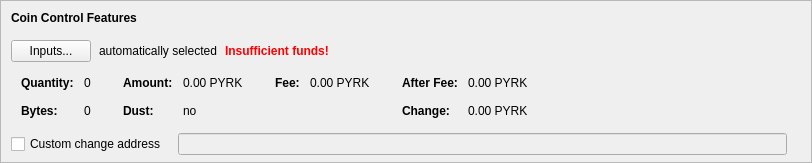
    <widget class="QFrame" name="frameCoinControl">
     <property name="sizePolicy">
      <sizepolicy hsizetype="Expanding" vsizetype="Expanding">
       <horstretch>0</horstretch>
       <verstretch>0</verstretch>
      </sizepolicy>
     </property>
     <property name="maximumSize">
      <size>
       <width>16777215</width>
       <height>16777215</height>
      </size>
     </property>
     <property name="frameShape">
      <enum>QFrame::StyledPanel</enum>
     </property>
     <property name="frameShadow">
      <enum>QFrame::Sunken</enum>
     </property>
     <layout class="QVBoxLayout" name="verticalLayoutCoinControl2">
      <property name="spacing">
       <number>0</number>
      </property>
      <property name="leftMargin">
       <number>0</number>
      </property>
      <property name="topMargin">
       <number>0</number>
      </property>
      <property name="rightMargin">
       <number>0</number>
      </property>
      <property name="bottomMargin">
       <number>6</number>
      </property>
      <item>
       <layout class="QVBoxLayout" name="verticalLayoutCoinControl" stretch="0,0,0,0,1">
        <property name="spacing">
         <number>0</number>
        </property>
        <property name="leftMargin">
         <number>10</number>
        </property>
        <property name="topMargin">
         <number>10</number>
        </property>
        <item>
         <layout class="QHBoxLayout" name="horizontalLayoutCoinControl1">
          <property name="bottomMargin">
           <number>15</number>
          </property>
          <item>
           <widget class="QLabel" name="labelCoinControlFeatures">
            <property name="sizePolicy">
             <sizepolicy hsizetype="Preferred" vsizetype="Maximum">
              <horstretch>0</horstretch>
              <verstretch>0</verstretch>
             </sizepolicy>
            </property>
            <property name="font">
             <font>
              <weight>75</weight>
              <bold>true</bold>
             </font>
            </property>
            <property name="styleSheet">
             <string notr="true">font-weight:bold;</string>
            </property>
            <property name="text">
             <string>Coin Control Features</string>
            </property>
           </widget>
          </item>
         </layout>
        </item>
        <item>
         <layout class="QHBoxLayout" name="horizontalLayoutCoinControl2" stretch="0,0,0,0">
          <property name="spacing">
           <number>8</number>
          </property>
          <property name="bottomMargin">
           <number>10</number>
          </property>
          <item>
           <widget class="QPushButton" name="pushButtonCoinControl">
            <property name="styleSheet">
             <string notr="true"/>
            </property>
            <property name="text">
             <string>Inputs...</string>
            </property>
            <property name="autoDefault">
             <bool>false</bool>
            </property>
           </widget>
          </item>
          <item>
           <widget class="QLabel" name="labelCoinControlAutomaticallySelected">
            <property name="text">
             <string>automatically selected</string>
            </property>
            <property name="margin">
             <number>5</number>
            </property>
           </widget>
          </item>
          <item>
           <widget class="QLabel" name="labelCoinControlInsuffFunds">
            <property name="font">
             <font>
              <weight>75</weight>
              <bold>true</bold>
             </font>
            </property>
            <property name="styleSheet">
             <string notr="true">color:red;font-weight:bold;</string>
            </property>
            <property name="text">
             <string>Insufficient funds!</string>
            </property>
            <property name="margin">
             <number>5</number>
            </property>
           </widget>
          </item>
          <item>
           <spacer name="horizontalSpacerCoinControl">
            <property name="orientation">
             <enum>Qt::Horizontal</enum>
            </property>
            <property name="sizeHint" stdset="0">
             <size>
              <width>40</width>
              <height>1</height>
             </size>
            </property>
           </spacer>
          </item>
         </layout>
        </item>
        <item>
         <widget class="QWidget" name="widgetCoinControl" native="true">
          <property name="sizePolicy">
           <sizepolicy hsizetype="Preferred" vsizetype="Preferred">
            <horstretch>0</horstretch>
            <verstretch>0</verstretch>
           </sizepolicy>
          </property>
          <property name="minimumSize">
           <size>
            <width>0</width>
            <height>0</height>
           </size>
          </property>
          <property name="styleSheet">
           <string notr="true"/>
          </property>
          <layout class="QHBoxLayout" name="horizontalLayoutCoinControl5">
           <property name="leftMargin">
            <number>0</number>
           </property>
           <property name="topMargin">
            <number>0</number>
           </property>
           <property name="rightMargin">
            <number>0</number>
           </property>
           <property name="bottomMargin">
            <number>0</number>
           </property>
           <item>
            <layout class="QHBoxLayout" name="horizontalLayoutCoinControl3" stretch="0,0,0,1">
             <property name="spacing">
              <number>20</number>
             </property>
             <property name="topMargin">
              <number>0</number>
             </property>
             <property name="bottomMargin">
              <number>10</number>
             </property>
             <item>
              <layout class="QFormLayout" name="formLayoutCoinControl1">
               <property name="horizontalSpacing">
                <number>10</number>
               </property>
               <property name="verticalSpacing">
                <number>14</number>
               </property>
               <property name="leftMargin">
                <number>10</number>
               </property>
               <property name="topMargin">
                <number>4</number>
               </property>
               <property name="rightMargin">
                <number>6</number>
               </property>
               <item row="0" column="0">
                <widget class="QLabel" name="labelCoinControlQuantityText">
                 <property name="font">
                  <font>
                   <weight>75</weight>
                   <bold>true</bold>
                  </font>
                 </property>
                 <property name="text">
                  <string>Quantity:</string>
                 </property>
                 <property name="margin">
                  <number>0</number>
                 </property>
                </widget>
               </item>
               <item row="0" column="1">
                <widget class="QLabel" name="labelCoinControlQuantity">
                 <property name="cursor">
                  <cursorShape>IBeamCursor</cursorShape>
                 </property>
                 <property name="contextMenuPolicy">
                  <enum>Qt::ActionsContextMenu</enum>
                 </property>
                 <property name="text">
                  <string notr="true">0</string>
                 </property>
                 <property name="margin">
                  <number>0</number>
                 </property>
                 <property name="textInteractionFlags">
                  <set>Qt::LinksAccessibleByMouse|Qt::TextSelectableByKeyboard|Qt::TextSelectableByMouse</set>
                 </property>
                </widget>
               </item>
               <item row="1" column="0">
                <widget class="QLabel" name="labelCoinControlBytesText">
                 <property name="font">
                  <font>
                   <weight>75</weight>
                   <bold>true</bold>
                  </font>
                 </property>
                 <property name="text">
                  <string>Bytes:</string>
                 </property>
                </widget>
               </item>
               <item row="1" column="1">
                <widget class="QLabel" name="labelCoinControlBytes">
                 <property name="cursor">
                  <cursorShape>IBeamCursor</cursorShape>
                 </property>
                 <property name="contextMenuPolicy">
                  <enum>Qt::ActionsContextMenu</enum>
                 </property>
                 <property name="text">
                  <string notr="true">0</string>
                 </property>
                 <property name="textInteractionFlags">
                  <set>Qt::LinksAccessibleByMouse|Qt::TextSelectableByKeyboard|Qt::TextSelectableByMouse</set>
                 </property>
                </widget>
               </item>
              </layout>
             </item>
             <item>
              <layout class="QFormLayout" name="formLayoutCoinControl2">
               <property name="horizontalSpacing">
                <number>10</number>
               </property>
               <property name="verticalSpacing">
                <number>14</number>
               </property>
               <property name="leftMargin">
                <number>6</number>
               </property>
               <property name="topMargin">
                <number>4</number>
               </property>
               <property name="rightMargin">
                <number>6</number>
               </property>
               <item row="0" column="0">
                <widget class="QLabel" name="labelCoinControlAmountText">
                 <property name="font">
                  <font>
                   <weight>75</weight>
                   <bold>true</bold>
                  </font>
                 </property>
                 <property name="text">
                  <string>Amount:</string>
                 </property>
                 <property name="margin">
                  <number>0</number>
                 </property>
                </widget>
               </item>
               <item row="0" column="1">
                <widget class="QLabel" name="labelCoinControlAmount">
                 <property name="cursor">
                  <cursorShape>IBeamCursor</cursorShape>
                 </property>
                 <property name="contextMenuPolicy">
                  <enum>Qt::ActionsContextMenu</enum>
                 </property>
                 <property name="text">
                  <string notr="true">0.00 PYRK</string>
                 </property>
                 <property name="textInteractionFlags">
                  <set>Qt::LinksAccessibleByMouse|Qt::TextSelectableByKeyboard|Qt::TextSelectableByMouse</set>
                 </property>
                </widget>
               </item>
               <item row="1" column="0">
                <widget class="QLabel" name="labelCoinControlLowOutputText">
                 <property name="font">
                  <font>
                   <weight>75</weight>
                   <bold>true</bold>
                  </font>
                 </property>
                 <property name="text">
                  <string>Dust:</string>
                 </property>
                </widget>
               </item>
               <item row="1" column="1">
                <widget class="QLabel" name="labelCoinControlLowOutput">
                 <property name="cursor">
                  <cursorShape>IBeamCursor</cursorShape>
                 </property>
                 <property name="contextMenuPolicy">
                  <enum>Qt::ActionsContextMenu</enum>
                 </property>
                 <property name="text">
                  <string notr="true">no</string>
                 </property>
                 <property name="textInteractionFlags">
                  <set>Qt::LinksAccessibleByMouse|Qt::TextSelectableByKeyboard|Qt::TextSelectableByMouse</set>
                 </property>
                </widget>
               </item>
              </layout>
             </item>
             <item>
              <layout class="QFormLayout" name="formLayoutCoinControl3">
               <property name="horizontalSpacing">
                <number>10</number>
               </property>
               <property name="verticalSpacing">
                <number>14</number>
               </property>
               <property name="leftMargin">
                <number>6</number>
               </property>
               <property name="topMargin">
                <number>4</number>
               </property>
               <property name="rightMargin">
                <number>6</number>
               </property>
               <item row="0" column="0">
                <widget class="QLabel" name="labelCoinControlFeeText">
                 <property name="font">
                  <font>
                   <weight>75</weight>
                   <bold>true</bold>
                  </font>
                 </property>
                 <property name="text">
                  <string>Fee:</string>
                 </property>
                 <property name="margin">
                  <number>0</number>
                 </property>
                </widget>
               </item>
               <item row="0" column="1">
                <widget class="QLabel" name="labelCoinControlFee">
                 <property name="cursor">
                  <cursorShape>IBeamCursor</cursorShape>
                 </property>
                 <property name="contextMenuPolicy">
                  <enum>Qt::ActionsContextMenu</enum>
                 </property>
                 <property name="text">
                  <string notr="true">0.00 PYRK</string>
                 </property>
                 <property name="textInteractionFlags">
                  <set>Qt::LinksAccessibleByMouse|Qt::TextSelectableByKeyboard|Qt::TextSelectableByMouse</set>
                 </property>
                </widget>
               </item>
              </layout>
             </item>
             <item>
              <layout class="QFormLayout" name="formLayoutCoinControl4">
               <property name="horizontalSpacing">
                <number>10</number>
               </property>
               <property name="verticalSpacing">
                <number>14</number>
               </property>
               <property name="leftMargin">
                <number>6</number>
               </property>
               <property name="topMargin">
                <number>4</number>
               </property>
               <property name="rightMargin">
                <number>6</number>
               </property>
               <item row="0" column="0">
                <widget class="QLabel" name="labelCoinControlAfterFeeText">
                 <property name="font">
                  <font>
                   <weight>75</weight>
                   <bold>true</bold>
                  </font>
                 </property>
                 <property name="text">
                  <string>After Fee:</string>
                 </property>
                 <property name="margin">
                  <number>0</number>
                 </property>
                </widget>
               </item>
               <item row="0" column="1">
                <widget class="QLabel" name="labelCoinControlAfterFee">
                 <property name="cursor">
                  <cursorShape>IBeamCursor</cursorShape>
                 </property>
                 <property name="contextMenuPolicy">
                  <enum>Qt::ActionsContextMenu</enum>
                 </property>
                 <property name="text">
                  <string notr="true">0.00 PYRK</string>
                 </property>
                 <property name="textInteractionFlags">
                  <set>Qt::LinksAccessibleByMouse|Qt::TextSelectableByKeyboard|Qt::TextSelectableByMouse</set>
                 </property>
                </widget>
               </item>
               <item row="1" column="0">
                <widget class="QLabel" name="labelCoinControlChangeText">
                 <property name="font">
                  <font>
                   <weight>75</weight>
                   <bold>true</bold>
                  </font>
                 </property>
                 <property name="text">
                  <string>Change:</string>
                 </property>
                </widget>
               </item>
               <item row="1" column="1">
                <widget class="QLabel" name="labelCoinControlChange">
                 <property name="cursor">
                  <cursorShape>IBeamCursor</cursorShape>
                 </property>
                 <property name="contextMenuPolicy">
                  <enum>Qt::ActionsContextMenu</enum>
                 </property>
                 <property name="text">
                  <string notr="true">0.00 PYRK</string>
                 </property>
                 <property name="textInteractionFlags">
                  <set>Qt::LinksAccessibleByMouse|Qt::TextSelectableByKeyboard|Qt::TextSelectableByMouse</set>
                 </property>
                </widget>
               </item>
              </layout>
             </item>
            </layout>
           </item>
          </layout>
         </widget>
        </item>
        <item>
         <layout class="QHBoxLayout" name="horizontalLayoutCoinControl4" stretch="0,0,0">
          <property name="spacing">
           <number>12</number>
          </property>
          <property name="sizeConstraint">
           <enum>QLayout::SetDefaultConstraint</enum>
          </property>
          <property name="topMargin">
           <number>5</number>
          </property>
          <property name="rightMargin">
           <number>5</number>
          </property>
          <item>
           <widget class="QCheckBox" name="checkBoxCoinControlChange">
            <property name="toolTip">
             <string>If this is activated, but the change address is empty or invalid, change will be sent to a newly generated address.</string>
            </property>
            <property name="text">
             <string>Custom change address</string>
            </property>
           </widget>
          </item>
          <item>
           <widget class="QValidatedLineEdit" name="lineEditCoinControlChange">
            <property name="enabled">
             <bool>false</bool>
            </property>
            <property name="sizePolicy">
             <sizepolicy hsizetype="Expanding" vsizetype="Fixed">
              <horstretch>0</horstretch>
              <verstretch>0</verstretch>
             </sizepolicy>
            </property>
           </widget>
          </item>
          <item>
           <widget class="QLabel" name="labelCoinControlChangeLabel">
            <property name="sizePolicy">
             <sizepolicy hsizetype="Preferred" vsizetype="Expanding">
              <horstretch>0</horstretch>
              <verstretch>0</verstretch>
             </sizepolicy>
            </property>
            <property name="minimumSize">
             <size>
              <width>0</width>
              <height>0</height>
             </size>
            </property>
            <property name="text">
             <string/>
            </property>
            <property name="margin">
             <number>3</number>
            </property>
           </widget>
          </item>
         </layout>
        </item>
        <item>
         <spacer name="verticalSpacerCoinControl">
          <property name="orientation">
           <enum>Qt::Vertical</enum>
          </property>
          <property name="sizeHint" stdset="0">
           <size>
            <width>800</width>
            <height>1</height>
           </size>
          </property>
         </spacer>
        </item>
       </layout>
      </item>
     </layout>
    </widget>
